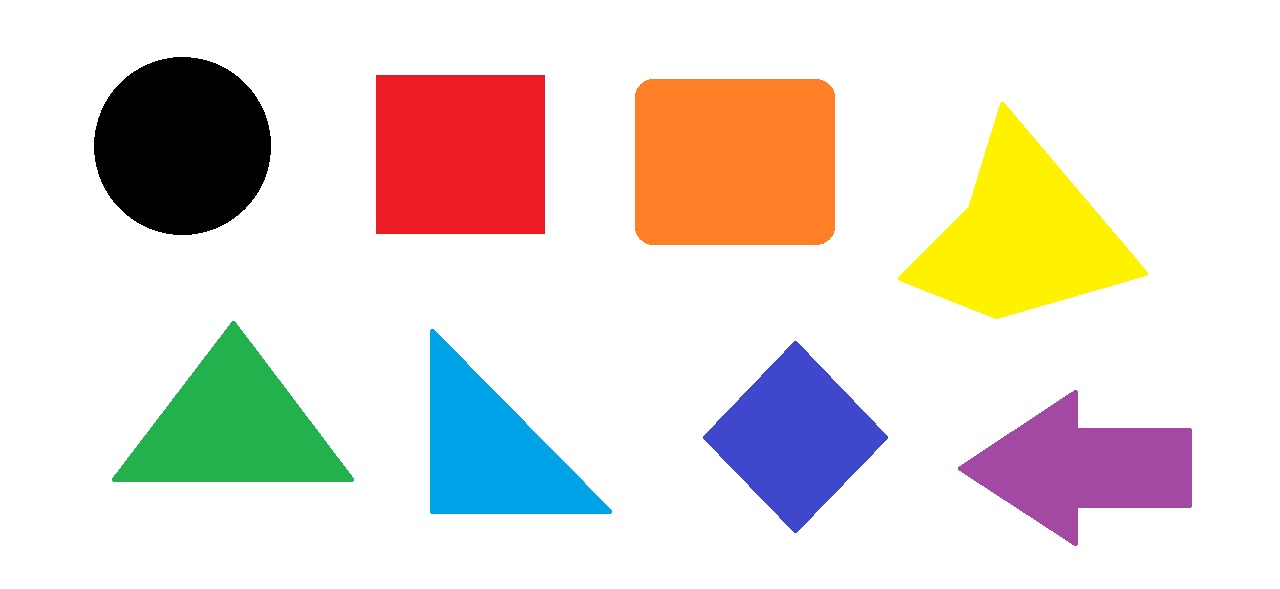
#> input picture test_picture_3.jpg, 1280 x 589 px, found by its file name
$ jupyter execute diploma.ipynb
#> lines starting #> are read from the running program, lines starting #| are printed output that depends on the picture; after the words box and inside, x2 and y2 are one past the last pixel; in counts of white or black regions, pixels touching at a corner belong together
[cell 1]
import math
import cv2 as cv
import numpy as np

from typing import List, Tuple
from skimage.measure import approximate_polygon
from sympy import Segment, Point, Line, N, acos

[cell 2]
img = cv.imread('test_picture_3.JPG')
#> img is the input picture: shape (589, 1280, 3); mean B, G, R 211.9, 219.2, 227.1
img_gray = cv.imread('test_picture_3.JPG', 0)
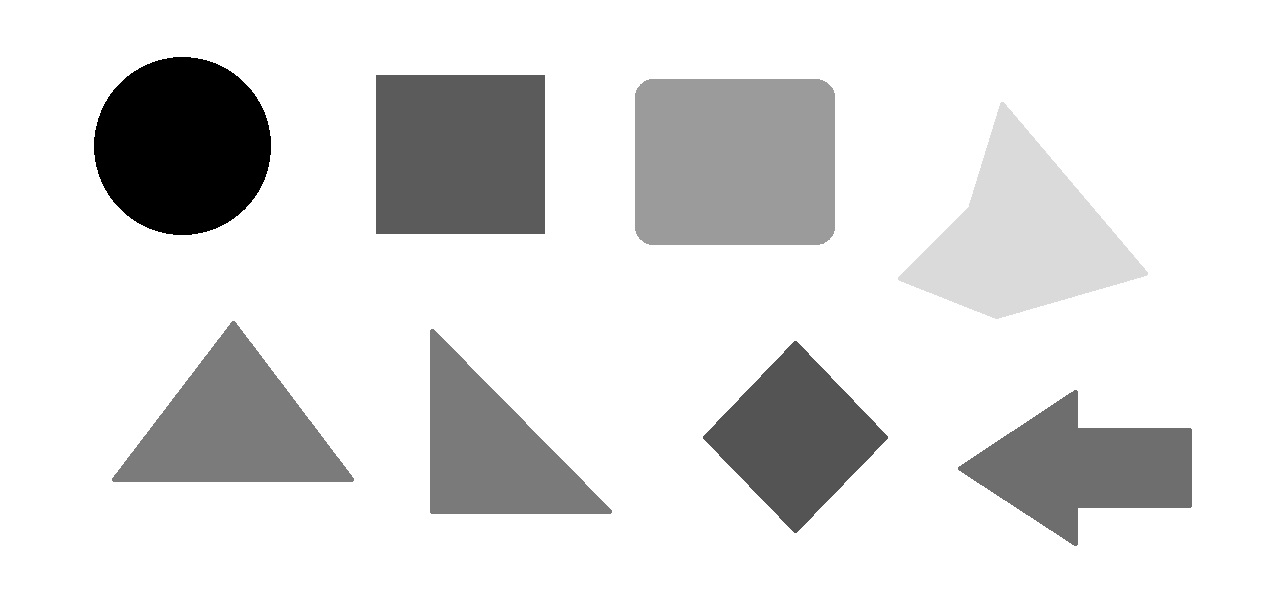
#> img_gray: shape (589, 1280); min 0, max 255, mean 220.8

ret, thresh = cv.threshold(img_gray, 230, 200, 0)
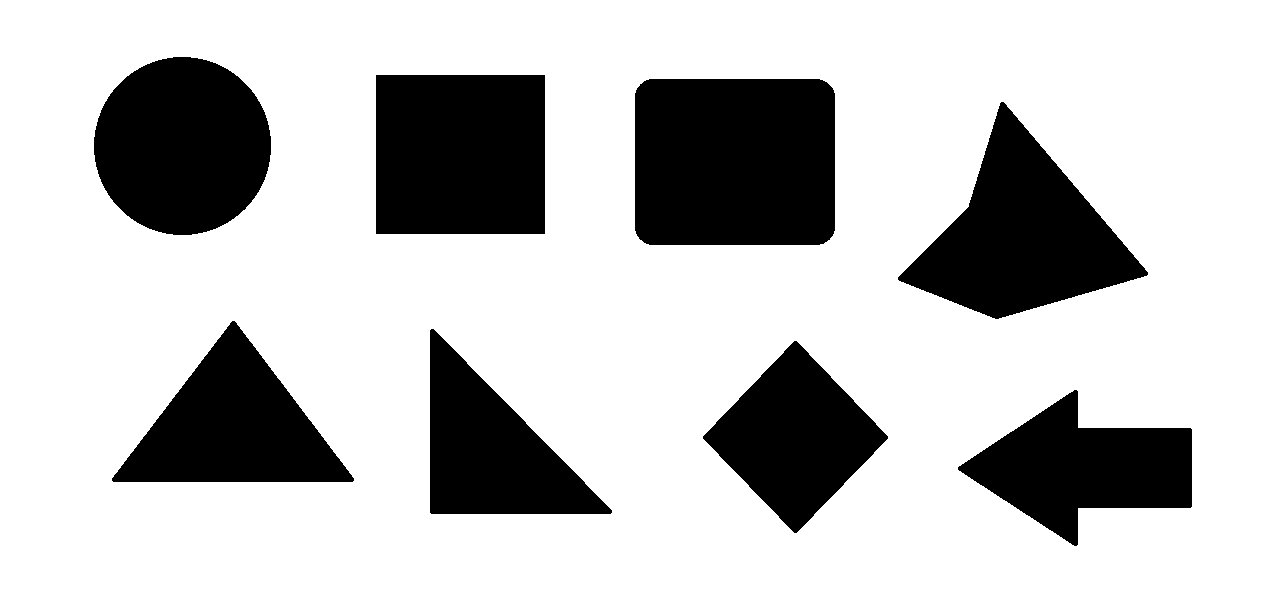
#> thresh: shape (589, 1280); values 0 (black) and 200 (white), 75.6% white; 8 black regions
contours, hierarchy = cv.findContours(thresh, cv.RETR_TREE, cv.CHAIN_APPROX_NONE)
#> contours = 9 contours; largest, box (x1, y1, x2, y2) and area: (0, 0, 1280, 589) 752052, (634, 78, 836, 246) 33248, (375, 74, 546, 235) 27198, (897, 101, 1149, 320) 25479, (93, 56, 272, 236) 24968
arrow_contour = np.squeeze(contours[6])
#> arrow_contour = 691 pairs, first value 634 to 835, second value 78 to 245
approx_contour = approximate_polygon(arrow_contour, tolerance=2.5)
#> approx_contour = [[648, 79], [819, 78], [826, 81], [835, 93], [835, 230], [830, 239], [819, 245], [649, 245], [640, 240], [634, 230], [634, 93], [647, 79]]

[cell 3]
contour = approx_contour
#> contour has the same summary as approx_contour
contour
#> Out has the same summary as approx_contour

[cell 4]
segments = []
lengths = []
points = []
for i in range(len(contour)):
    point1 = contour[i]
    point2 = contour[i + 1] if i < len(contour) - 1 else contour[0]
    p1 = Point(point1[0], point1[1])
    p2 = Point(point2[0], point2[1])
    segment = Segment(p1, p2)
    if p1 not in points:
        points.append(p1)
    if p2 not in points:
        points.append(p2)
    segments.append(segment)
    lengths.append(N(segment.length))
#> this loop made 12 passes
#> (point1, point2) on passes 1 to 12: ([648, 79], [819, 78]), ([819, 78], [826, 81]), ([826, 81], [835, 93]), ([835, 93], [835, 230]), ([835, 230], [830, 239]), ([830, 239], [819, 245]), ([819, 245], [649, 245]), ([649, 245], [640, 240]), ([640, 240], [634, 230]), ([634, 230], [634, 93]), ([634, 93], [647, 79]), ([647, 79], [648, 79])
#> after the loop, lengths = 12 items; points = 12 items; segments = 12 items

[cell 5]
segments

[cell 6]
lengths

[cell 7]
points

[cell 8]
lengths = sorted(lengths)
threshold = 0
for i in range(len(lengths) - 1):
    length = lengths[i]
    if length < 3:
        continue
    next_length = lengths[i + 1]
    if next_length / length > 4:
        threshold = next_length
        break
#> this loop made 8 passes

[cell 9]
lengths[8]/lengths[7]

[cell 10]
threshold

[cell 11]
short_segments = [segment for segment in segments if N(segment.length) < threshold]
#> short_segments = 8 items
singles = list(short_segments)
#> singles = 8 items

[cell 12]
short_segments

[cell 13]
singles

[cell 14]
type(singles)

[cell 15]
type(short_segments)

[cell 16]
len(singles)
#> Out = 8

[cell 17]
def segments_have_common_point(s1: Segment, s2: Segment) -> bool:
    return s1.p1 == s2.p1 or s1.p1 == s2.p2 or s1.p2 == s2.p1 or s1.p2 == s2.p2

[cell 18]
def segments_in_group(s1: Segment, s2: Segment, group: List[Segment]) -> Segment:
    segments = [s1, s2]
    if s1 in group:
        segments.remove(s1)
    if s2 in group:
        segments.remove(s2)
    if len(segments) < 2:
        return segments
    return None

[cell 19]
adjacent_segments_groups = []

for i in range(len(short_segments)):
    for j in range(len(short_segments)):
        if i == j:
            continue
        s1 = short_segments[i]
        s2 = short_segments[j]
        if segments_have_common_point(s1, s2):
            if s1 in singles:
                singles.remove(s1)
            if s2 in singles:
                singles.remove(s2)
            found = False
            for group in adjacent_segments_groups:
                segment_to_add = segments_in_group(s1, s2, group)
                if segment_to_add is not None:
                    group.extend(segment_to_add)
                    found = True
            if not found:
                adjacent_segments_groups.append([s1, s2])
#> after the loop, adjacent_segments_groups = 4 items; group = 2 items; singles = []

[cell 20]
adjacent_segments_groups

[cell 21]
adjacent_segments_groups[1][1].midpoint

[cell 22]
def get_segment_midpoint(segment: Segment) -> Point:
    x = (segment.p1[0] + segment.p2[0]) // 2
    y = (segment.p1[1] + segment.p2[1]) // 2
    return Point(x, y)

[cell 23]
get_segment_midpoint(adjacent_segments_groups[1][1])

[cell 24]
mean_list = [1,2,3,4,5]
#> mean_list = [1, 2, 3, 4, 5]
np.mean(mean_list)
#> Out = 3

[cell 25]
def mean(lst: list) -> float:
    return sum(lst) / len(lst)

[cell 26]
mean(mean_list)
#> Out = 3

[cell 27]
def segments_have_common_point(s1: Segment, s2: Segment) -> bool:
    return s1.p1 == s2.p1 or s1.p1 == s2.p2 or s1.p2 == s2.p1 or s1.p2 == s2.p2

[cell 28]
def get_segment_midpoint(segment: Segment) -> Point:
    x = (segment.p1[0] + segment.p2[0]) // 2
    y = (segment.p1[1] + segment.p2[1]) // 2
    return Point(x, y)

[cell 29]
def segments_in_group(s1: Segment, s2: Segment, group: List[Segment]) -> Segment:
    segments = [s1, s2]
    if s1 in group:
        segments.remove(s1)
    if s2 in group:
        segments.remove(s2)
    if len(segments) < 2:
        return segments
    return None

[cell 30]
def collect_adjacent_segment_groups(segments: List[Segment], threshold: float) -> List[Tuple[Segment, Segment]]:
    adjacent_segments_groups = []
    short_segments = [segment for segment in segments if N(segment.length) < threshold]
    singles = list(short_segments)
    for i in range(len(short_segments)):
        for j in range(len(short_segments)):
            if i == j:
                continue
            s1 = short_segments[i]
            s2 = short_segments[j]
            if segments_have_common_point(s1, s2):
                if s1 in singles:
                    singles.remove(s1)
                if s2 in singles:
                    singles.remove(s2)
                found = False
                for group in adjacent_segments_groups:
                    segment_to_add = segments_in_group(s1, s2, group)
                    if segment_to_add is not None:
                        group.extend(segment_to_add)
                        found = True
                if not found:
                    adjacent_segments_groups.append([s1, s2])
    return adjacent_segments_groups

[cell 31]
def collect_segments_lengths(contour):
    segments = []
    lengths = []
    points = []
    for i in range(len(contour)):
        point1 = contour[i]
        point2 = contour[i + 1] if i < len(contour) - 1 else contour[0]
        p1 = Point(point1[0], point1[1])
        p2 = Point(point2[0], point2[1])
        segment = Segment(p1, p2)
        if p1 not in points:
            points.append(p1)
        if p2 not in points:
            points.append(p2)
        segments.append(segment)
        lengths.append(N(segment.length))
    return segments, points, lengths

[cell 32]
def find_splitting_threshold(lengths: List[float]) -> float:
    lengths = sorted(lengths)
    threshold = 0
    for i in range(len(lengths) - 1):
        length = lengths[i]
        if length < 3:
            continue
        next_length = lengths[i + 1]
        if next_length / length > 4:
            threshold = next_length
            break
    return threshold

[cell 33]
def compute_roi_center(group: List[Segment]) -> List[Point]:
    buffer = list(group)
    while True:
        if len(buffer) == 1:
            midpoint = get_segment_midpoint(buffer[0])
            return midpoint

        points = []
        for segment in buffer:
            midpoint = get_segment_midpoint(segment)
            points.append(midpoint)

        buffer = []
        while len(points) > 1:
            point1 = points.pop(0)
            point2 = points.pop(0)
            buffer.append(Segment(point1, point2))

        if len(points) == 1:
            buffer.append(Segment(point2, points[0]))

[cell 34]
def find_roi(contour):
    roi_centers = []
    segments, points, lengths = collect_segments_lengths(contour)

    threshold = find_splitting_threshold(lengths)

    if threshold > 0:
        adjacent_segments_groups = collect_adjacent_segment_groups(segments, threshold)

        for group in adjacent_segments_groups:
            for segment in group:
                if segment.p1 in points:
                    del points[points.index(segment.p1)]
                if segment.p2 in points:
                    del points[points.index(segment.p2)]

        for group in adjacent_segments_groups:
            roi_center = compute_roi_center(group)
            roi_centers.append(roi_center)

    roi_centers.extend(points)

    return roi_centers

[cell 35]
def main():
    img = cv.imread('test_picture_3.JPG')
    img_gray = cv.imread('test_picture_3.JPG', 0)

    ret, thresh = cv.threshold(img_gray, 230, 200, 0)
    contours, hierarchy = cv.findContours(thresh, cv.RETR_TREE, cv.CHAIN_APPROX_NONE)
    arrow_contour = np.squeeze(contours[6])
    approx_contour = approximate_polygon(arrow_contour, tolerance=2.5)
    roi = find_roi(approx_contour)

    for point in roi:
        cv.circle(img, (int(point[0]), int(point[1])), 4, (0, 0, 255), -1)

    for point in approx_contour:
        cv.circle(img, (point[0], point[1]), 2, (0, 0, 0), -1)

    cv.imwrite('contoured.jpg', img)
    cv.imshow('Image', img)
    cv.waitKey(0)
    cv.destroyAllWindows()

[cell 36]
if __name__ == '__main__':
    main()
#> the loop in collect_segments_lengths, `for i in range(len(contour)):` made 12 passes
#> after the loop in collect_segments_lengths, `for i in range(len(contour)):`: lengths = 12 items
#> the loop in find_splitting_threshold, `for i in range(len(lengths) - 1):` made 8 passes
#> in collect_adjacent_segment_groups, `short_segments = [segment for segment in segments if N(segment.length)..`: short_segments = 8 items
#> the loop in collect_adjacent_segment_groups, `for i in range(len(short_segments)):` made 8 passes
#> after the loop in collect_adjacent_segment_groups, `for i in range(len(short_segments)):`: adjacent_segments_groups = 4 items; group = 2 items; singles = []
#> in find_roi, `adjacent_segments_groups = collect_adjacent_segment_groups(segments, t..`: adjacent_segments_groups = 4 items
#> the loop in find_roi, `for group in adjacent_segments_groups:` made 4 passes
#> the loop in main, `for point in roi:` made 4 passes
#> after the loop in main, `for point in roi:`: img: shape (589, 1280, 3); 0.03% of pixels changed, all inside (x1, y1, x2, y2) = (636, 78, 833, 243)
#> the loop in main, `for point in approx_contour:` made 12 passes
#> after the loop in main, `for point in approx_contour:`: img: shape (589, 1280, 3); mean B, G, R 211.9, 219.2, 227.1
